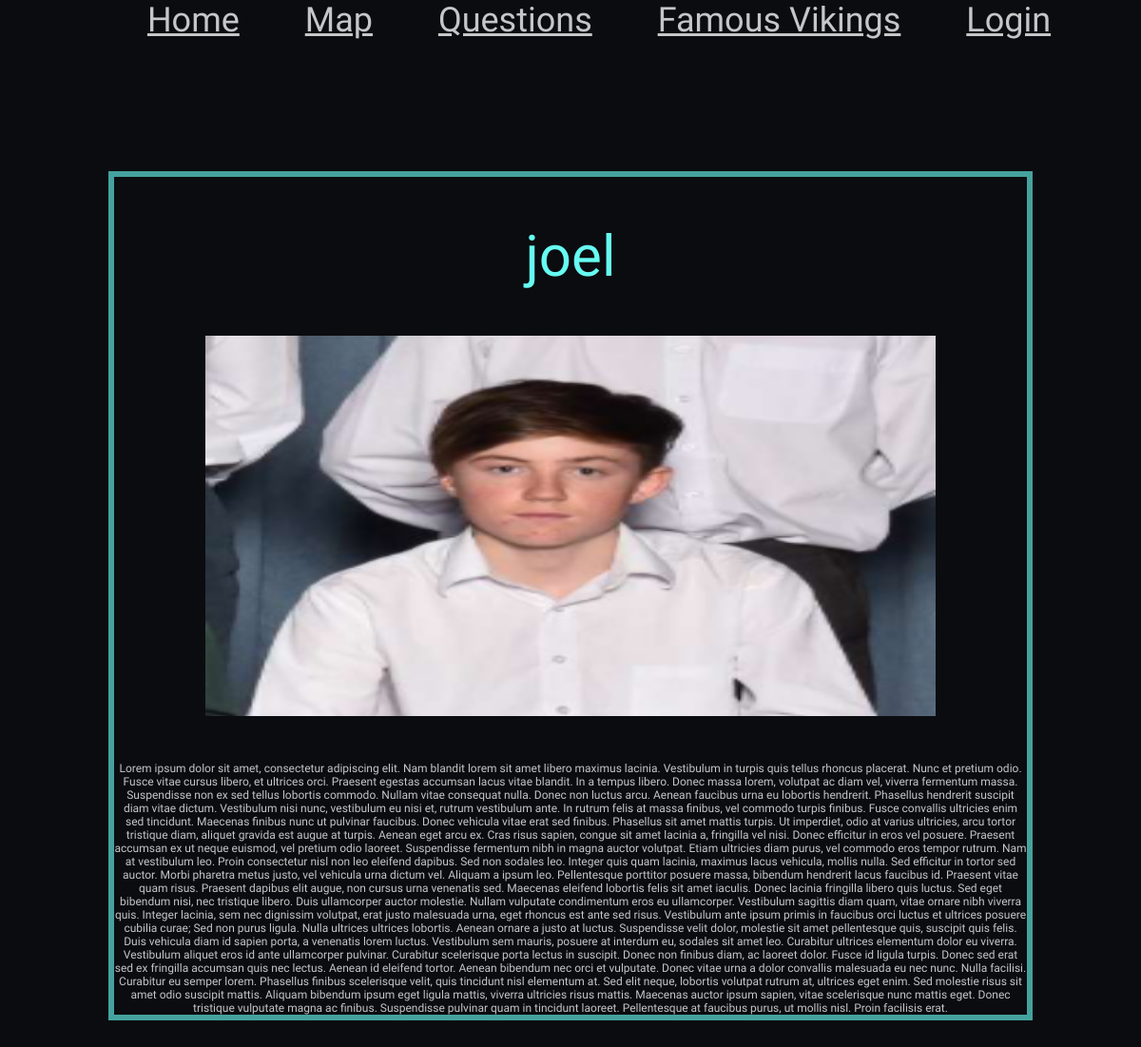
/famous_click?viking_id=1, run on the app's committed database.
### models.py (models this page shows)
class Famous_Viking(db.Model):
    __tablename__ = "Famous_Viking"
    id = db.Column(db.Integer, primary_key=True, autoincrement=True)
    name = db.Column(db.String(225), unique=True)
    age = db.Column(db.Integer)
    fid = db.Column(db.Integer, db.ForeignKey('Faction.id'), nullable = False)
    wid = db.Column(db.Integer, db.ForeignKey('Weapon.id'), nullable = False)
    kill = db.Column(db.Integer)
    rating = db.Column(db.Integer)
    description = db.Column(db.String())
    img = db.Column(db.String())

### main.py (the view)
@app.route('/famous_click', methods=['POST', 'GET'])
def famous_click():
    current_user = session.get('name')
    viking_id = request.args.get('viking_id')
    print(viking_id)
    stats = models.Famous_Viking.query.filter_by(id = viking_id).all()
    print(stats)
    return render_template('famous_click.html', page_title="famous", user = current_user, stats = stats)

### templates/famous_click.html
{% extends 'layout.html' %}
{% block content %}
{% for stat in stats %}
  <div class = "wrapper_click">
      <div class = "click_title">
        <p>{{ stat.name }}</p>
      </div>
      <div class = "click_img">
         <img src="/static/image/{{stat.img}}">
      </div>
      <div class = "writing">
        <p> {{ stat.description}}
      </div>
  </div>
{% endfor %}
{% endblock %}

### static/css/style.css (style rules this page uses)
:root { --clr-primary: #0B0C10; --clr-neutral: #C5C6C7; --clr-neutral-100: #45A29E; --clr-neutral-200: #66FCF1; --font-family: 'Squada One', cursive; }
body, h1, h2, p { margin: 0; }
p, input { font-family: var(--font-family); font-size: 1vw; }
#overall { background-color: var(--clr-primary); }
.wrapper_click { width:80%; height:flex; border: 0.5vw solid var(--clr-neutral-100); margin: auto; margin-top:10%; margin-bottom: 10%; text-align: center; }
.click_title { padding: 5% 0 5% 0; }
.click_title p { color: var(--clr-neutral-200); font-size: 5vw; }
.click_img img { width:80%; height: 50%; margin-bottom: 5%; }
.writing { color: var(--clr-neutral); }

### data on the page
Famous_Viking: name "joel", img (picture), description "Lorem ipsum dolor sit amet, consectetur adipiscing elit. Nam blandit lorem sit amet libero maximus lacinia. Vestibulum in turpis quis tellus rhoncus placerat. Nunc et pretium odio. Fusce vitae cursus libero, et ultrices orci. Praesent egestas accumsan lacus vitae blandit. In a tempus libero. Donec massa lorem, volutpat ac diam vel, viverra fermentum massa. Suspendisse non ex sed tellus lobortis commodo. Nullam vitae consequat nulla. Donec non luctus arcu. Aenean faucibus urna eu lobortis hendrerit. Phasellus hendrerit suscipit diam vitae dictum. Vestibulum nisi nunc, vestibulum eu nisi et, rutrum vestibulum ante. In rutrum felis at massa finibus, vel commodo turpis finibus. Fusce convallis…"
